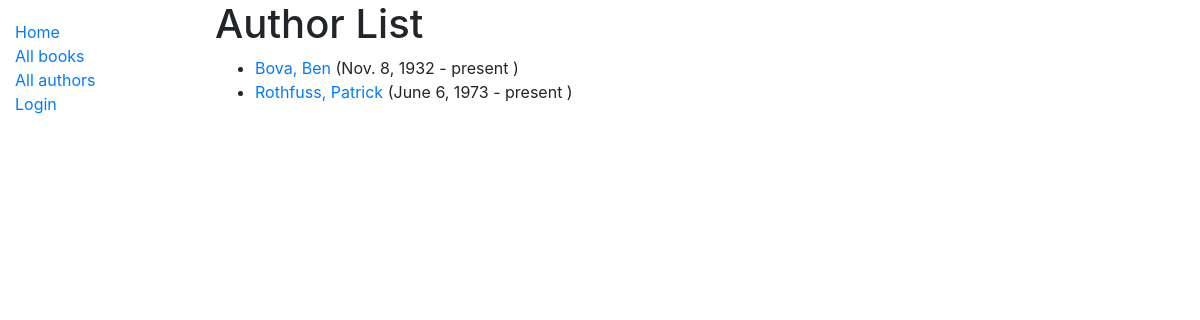
Screenshot of /catalog/authors/ with the database file from the repository.
### catalog/models.py (models this page shows, shortened)
class Author(models.Model):
    first_name = models.CharField(max_length=100)
    last_name = models.CharField(max_length=100)
    date_of_birth = models.DateField(null=True, blank=True)
    date_of_death = models.DateField('Died', null=True, blank=True)
    class Meta:
        ordering = ['last_name', 'first_name']
    def get_absolute_url(self):
        return reverse('author-detail', args=[str(self.id)])

### catalog/views.py (the view)
# urls.py: path('authors/', views.AuthorListView.as_view(), name='authors'),
class AuthorListView(generic.ListView):
    model = Author
    paginate_by = 10

### catalog/templates/catalog/author_list.html
{% extends "base_generic.html" %}
{% block content %}
  <h1>Author List</h1>
  {% if author_list %}
  <ul>
    {% for author in author_list %}
      <li>
        <a href="{{ author.get_absolute_url }}">{{ author.last_name }}, {{ author.first_name }}</a>
        ({{ author.date_of_birth }} - {% if author.date_of_death %} {{ author.date_of_death }} {% else %} present {% endif %})
      </li>
    {% endfor %}
  </ul>
  {% else %}
    <p>There are no books in the library.</p>
  {% endif %}
{% endblock %}

### rows the page displays
Author: last_name "Bova", first_name "Ben", date_of_birth "Nov. 8, 1932", shows "present"
Author: last_name "Rothfuss", first_name "Patrick", date_of_birth "June 6, 1973", shows "present"
